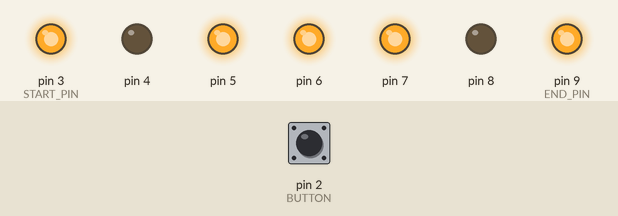
Simulated run of this sketch. Board: Arduino Uno, built with avr-gcc and run on an emulated ATmega328P. Shown: output pins drawn as LEDs (lit = HIGH). The test bench sets the inputs (shaded band); at power-on: pin 2 (BUTTON) LOW. Random numbers use the default seed unless the sketch sets one.

Above: at 3.53 s.
At 10.5 s:
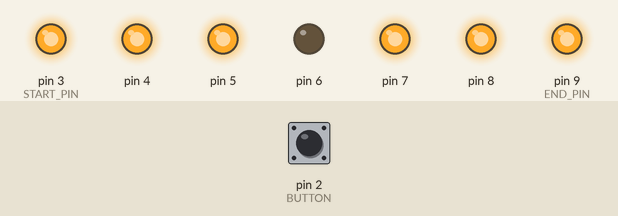
At 16.1 s:
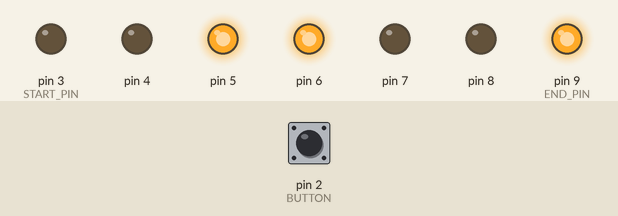
At 19.0 s:
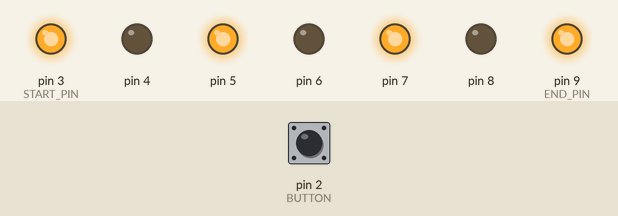
At 28.6 s:
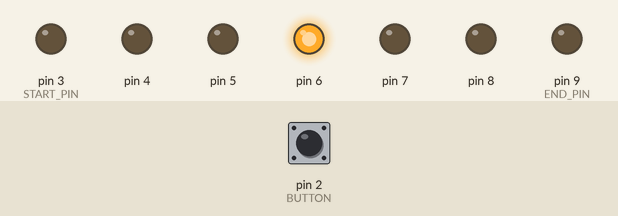
At 35.8 s:
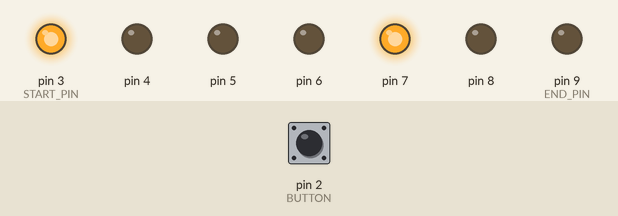
Timing chart, 0 to 40.0 s (numbered marks = the images above):
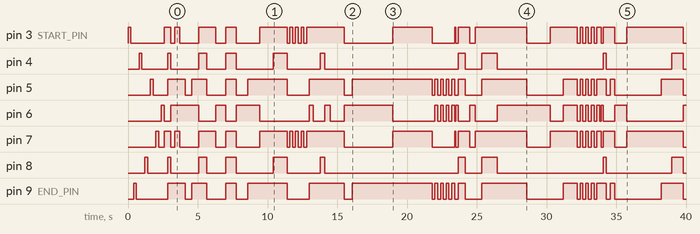

The sketch:

dice.ino
```cpp
const int BUTTON = 2;
const int START_PIN = 3;
const int END_PIN = 9;

// If this is enabled, will the dice never display the same value as the last one
const bool LESS_RANDOM = true;

const int ANIM_NUMS = 15;
const int ANIM_START_DELAY = 100;
const int ANIM_END_DELAY = 1000;
const int ANIM_BLINKS = 3;

// An array of all numbers and which leds should be turned on in ordner to display the numbers right
const int NUMBERS[6][7] = {
    {LOW, LOW, LOW, HIGH, LOW, LOW, LOW},         // 1
    {HIGH, LOW, LOW, LOW, HIGH, LOW, LOW},        // 2
    {LOW, LOW, HIGH, HIGH, LOW, LOW, HIGH},       // 3
    {HIGH, LOW, HIGH, LOW, HIGH, LOW, HIGH},      // 4
    {HIGH, LOW, HIGH, HIGH, HIGH, LOW, HIGH},     // 5
    {HIGH, HIGH, HIGH, LOW, HIGH, HIGH, HIGH}     // 6
};

int lastNumber = -1;

void setup() {
    pinMode(BUTTON, INPUT);
    for(int i = START_PIN; i <= END_PIN; i++) {
        pinMode(i, OUTPUT);
    }

    startAnimation(200);
}

void loop() {
    if(digitalRead(BUTTON) != LOW) {
        return;
    }

    int delaySteps = (ANIM_START_DELAY - ANIM_END_DELAY) / ANIM_NUMS;
    int d = ANIM_START_DELAY;

    for(int i = 0; i <= ANIM_NUMS; i++) {
      randomNumber();
      delay(d);
      d -= delaySteps;
    }

    lastNumber = randomNumber();
    for(int i = 0; i <= ANIM_BLINKS; i++) {
      for(int j = START_PIN; j <= END_PIN; j++) {
        digitalWrite(j, LOW);
      }
      delay(200);
      displayNumber(lastNumber);
      delay(200);
    }
}

int randomNumber() {
  int randomNumber;
  do {
    // Generate a number from 0 to 5
      randomNumber = random(0, 6);
  } while(LESS_RANDOM && randomNumber == lastNumber);

  // Display the number
  displayNumber(randomNumber);

  return randomNumber;
}

void displayNumber(int number) {
  for(int i = 0; i < 7; i++) {
      digitalWrite(START_PIN + i, NUMBERS[number][i]);
  }
}

void startAnimation(int d) {
  digitalWrite(3, HIGH);
  delay(d);
  digitalWrite(3, LOW);
  delay(d);
  digitalWrite(9, HIGH);
  delay(d);
  digitalWrite(9, LOW);
  delay(d);
  digitalWrite(4, HIGH);
  delay(d);
  digitalWrite(4, LOW);
  delay(d);
  digitalWrite(8, HIGH);
  delay(d);
  digitalWrite(8, LOW);
  delay(d);
  digitalWrite(5, HIGH);
  delay(d);
  digitalWrite(5, LOW);
  delay(d);
  digitalWrite(7, HIGH);
  delay(d);
  digitalWrite(7, LOW);
  delay(d);
  digitalWrite(6, HIGH);
  delay(d);
  digitalWrite(6, LOW);
}
```

Measured:
- by itself, pin 3 (START_PIN): HIGH → LOW at 0.20 s, → HIGH 2.4 s later, → LOW 0.48 s later, → HIGH 0.28 s later, … (41 changes in this stretch)
- by itself, pin 4: HIGH → LOW at 1.0 s, → HIGH 1.9 s later, → LOW 0.22 s later, → HIGH 2.0 s later, … (19 changes in this stretch)
- by itself, pin 5: HIGH → LOW at 1.8 s, → HIGH 1.1 s later, → LOW 1.2 s later, → HIGH 0.46 s later, … (39 changes in this stretch)
- by itself, pin 6: HIGH → LOW at 2.6 s, → HIGH 0.48 s later, → LOW 2.0 s later, → HIGH 1.2 s later, … (42 changes in this stretch)
- by itself, pin 7: HIGH → LOW at 2.2 s, → HIGH 0.40 s later, → LOW 0.48 s later, → HIGH 0.28 s later, … (41 changes in this stretch)
- by itself, pin 8: HIGH → LOW at 1.4 s, → HIGH 1.5 s later, → LOW 0.22 s later, → HIGH 2.0 s later, … (19 changes in this stretch)
- by itself, pin 9 (END_PIN): HIGH → LOW at 0.60 s, → HIGH 2.3 s later, → LOW 1.2 s later, → HIGH 0.46 s later, … (39 changes in this stretch)
